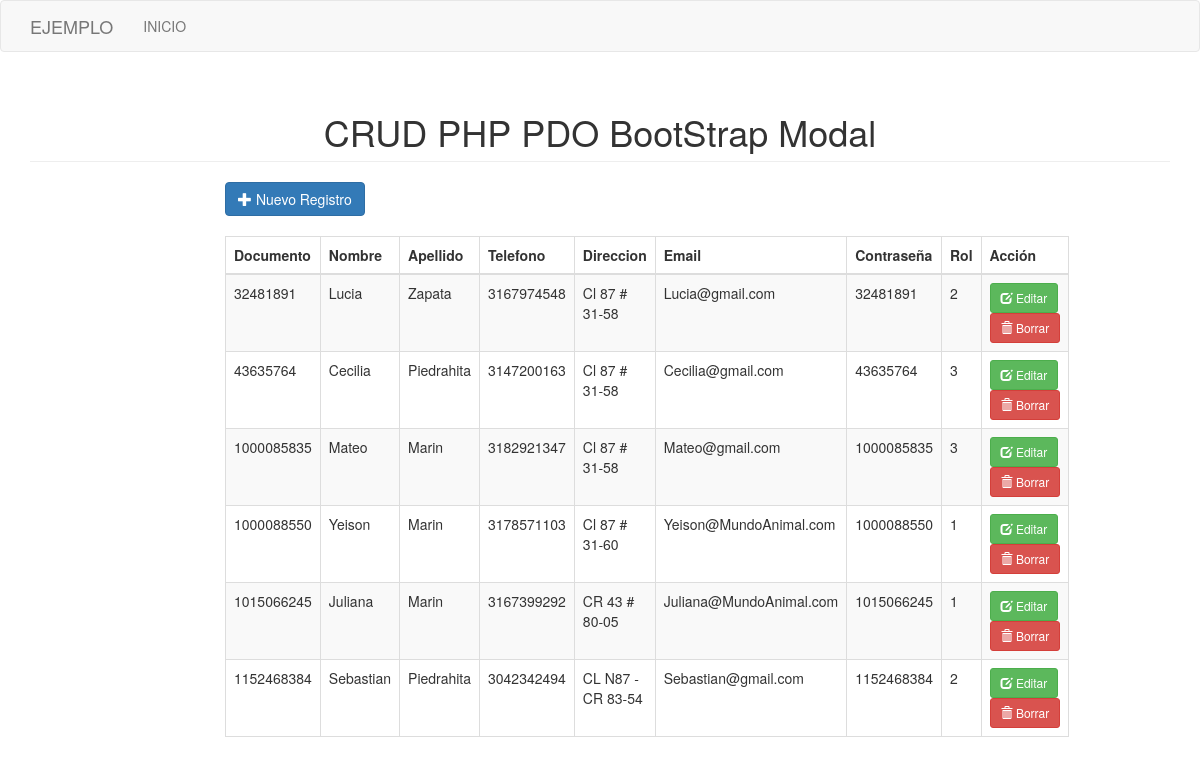
/Modal/index.php, run on the app's committed database.
### tables this page shows
CREATE TABLE usuarios (
  documento INT PRIMARY KEY NOT NULL,
  nombre VARCHAR(45) NOT NULL,
  apellido VARCHAR(45) NOT NULL,
  telefono VARCHAR(45) NOT NULL,
  direccion VARCHAR(45) NOT NULL,
  username VARCHAR(45) NOT NULL,
  password VARCHAR(10) NOT NULL,
  rol_id INT NOT NULL);

### Modal/index.php (the view, shortened to what this page needs)
<!DOCTYPE html>
<html>
<head>
	<link rel="stylesheet" type="text/css" href="bootstrap/css/bootstrap.min.css">
</head>
<body>
<nav class="navbar navbar-default">
  <div class="container">
    <div class="navbar-header">
      <a class="navbar-brand" href="./">EJEMPLO</a> </div>
    <div class="collapse navbar-collapse" id="bs-example-navbar-collapse-1">
      <ul class="nav navbar-nav">
        <li ><a href="./">INICIO <span class="sr-only">(current)</span></a></li>
      </ul>
    </div>
  </div>
</nav>
<div class="container">
	<h1 class="page-header text-center">CRUD PHP PDO BootStrap Modal</h1>
	<div class="row">
		<div class="col-sm-8 col-sm-offset-2">
			<a href="#addnew" class="btn btn-primary" data-toggle="modal"><span class="glyphicon glyphicon-plus"></span> Nuevo Registro</a>
<table class="table table-bordered table-striped" style="margin-top:20px;">
	<thead>
		<th>Documento</th>
		<th>Nombre</th>
		<th>Apellido</th>
		<th>Telefono</th>
		<th>Direccion</th>
		<th>Email</th>
		<th>Contraseña</th>
		<th>Rol</th>
		<th>Acción</th>
	</thead>
	<tbody>
		<?php
			try{
				$con = new mysqli("localhost","root","","mundoanimal");
				foreach ($con->query('SELECT * FROM usuarios') as $row) {
					?>
					<tr>
						<td><?php echo $row['documento']; ?></td>
						<td><?php echo $row['nombre']; ?></td>
						<td><?php echo $row['apellido']; ?></td>
						<td><?php echo $row['telefono']; ?></td>
						<td><?php echo $row['direccion']; ?></td>
						<td><?php echo $row['username']; ?></td>
						<td><?php echo $row['password']; ?></td>
						<td><?php echo $row['rol_id']; ?></td>
						<td>
							<a href="#edit_<?php echo $row['documento']; ?>" class="btn btn-success btn-sm" data-toggle="modal"><span class="glyphicon glyphicon-edit"></span> Editar</a>
							<a href="#delete_<?php echo $row['documento']; ?>" class="btn btn-danger btn-sm" data-toggle="modal"><span class="glyphicon glyphicon-trash"></span> Borrar</a>
						</td>
					</tr>
					<?php
				}
			}
			catch(PDOException $e){
				echo "Hubo un problema en la conexión: " . $e->getMessage();
			}
		?>
				</tbody>
			</table>
		</div>
	</div>
</div>
</body>
</html>

### data on the page
usuarios: documento "32481891", nombre "Lucia", apellido "Zapata", telefono "3167974548", direccion "Cl 87 # 31-58", username "Lucia@gmail.com", password "32481891", rol "2"
usuarios: documento "43635764", nombre "Cecilia", apellido "Piedrahita", telefono "3147200163", direccion "Cl 87 # 31-58", username "Cecilia@gmail.com", password "43635764", rol "3"
usuarios: documento "1000085835", nombre "Mateo", apellido "Marin", telefono "3182921347", direccion "Cl 87 # 31-58", username "Mateo@gmail.com", password "1000085835", rol "3"
usuarios: documento "1000088550", nombre "Yeison", apellido "Marin", telefono "3178571103", direccion "Cl 87 # 31-60", username "Yeison@MundoAnimal.com", password "1000088550", rol "1"
usuarios: documento "1015066245", nombre "Juliana", apellido "Marin", telefono "3167399292", direccion "CR 43 # 80-05", username "Juliana@MundoAnimal.com", password "1015066245", rol "1"
usuarios: documento "1152468384", nombre "Sebastian", apellido "Piedrahita", telefono "3042342494", direccion "CL N87 - CR 83-54", username "Sebastian@gmail.com", password "1152468384", rol "2"
